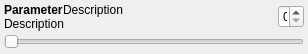
<?xml version="1.0" encoding="UTF-8"?>
<ui version="4.0">
 <class>ParameterEntryWidget</class>
 <widget class="QWidget" name="ParameterEntryWidget">
  <property name="geometry">
   <rect>
    <x>0</x>
    <y>0</y>
    <width>308</width>
    <height>54</height>
   </rect>
  </property>
  <property name="sizePolicy">
   <sizepolicy hsizetype="Maximum" vsizetype="Maximum">
    <horstretch>0</horstretch>
    <verstretch>0</verstretch>
   </sizepolicy>
  </property>
  <property name="minimumSize">
   <size>
    <width>0</width>
    <height>0</height>
   </size>
  </property>
  <property name="windowTitle">
   <string>Form</string>
  </property>
  <layout class="QGridLayout" name="gridLayout">
   <property name="leftMargin">
    <number>4</number>
   </property>
   <property name="topMargin">
    <number>0</number>
   </property>
   <property name="rightMargin">
    <number>4</number>
   </property>
   <property name="bottomMargin">
    <number>0</number>
   </property>
   <property name="spacing">
    <number>0</number>
   </property>
   <item row="2" column="0">
    <widget class="QStackedWidget" name="stackedWidgetBelow">
     <property name="enabled">
      <bool>true</bool>
     </property>
     <property name="sizePolicy">
      <sizepolicy hsizetype="MinimumExpanding" vsizetype="Maximum">
       <horstretch>0</horstretch>
       <verstretch>0</verstretch>
      </sizepolicy>
     </property>
     <property name="lineWidth">
      <number>0</number>
     </property>
     <property name="currentIndex">
      <number>0</number>
     </property>
     <widget class="QWidget" name="pageSlider">
      <property name="sizePolicy">
       <sizepolicy hsizetype="Maximum" vsizetype="Maximum">
        <horstretch>0</horstretch>
        <verstretch>0</verstretch>
       </sizepolicy>
      </property>
      <layout class="QGridLayout" name="gridLayout_3">
       <property name="leftMargin">
        <number>0</number>
       </property>
       <property name="topMargin">
        <number>0</number>
       </property>
       <property name="rightMargin">
        <number>0</number>
       </property>
       <property name="bottomMargin">
        <number>0</number>
       </property>
       <property name="spacing">
        <number>0</number>
       </property>
       <item row="0" column="0">
        <widget class="QSlider" name="slider">
         <property name="sizePolicy">
          <sizepolicy hsizetype="Expanding" vsizetype="Maximum">
           <horstretch>0</horstretch>
           <verstretch>0</verstretch>
          </sizepolicy>
         </property>
         <property name="orientation">
          <enum>Qt::Horizontal</enum>
         </property>
        </widget>
       </item>
      </layout>
     </widget>
     <widget class="QWidget" name="pageComboBox">
      <property name="sizePolicy">
       <sizepolicy hsizetype="MinimumExpanding" vsizetype="Ignored">
        <horstretch>0</horstretch>
        <verstretch>0</verstretch>
       </sizepolicy>
      </property>
      <layout class="QGridLayout" name="gridLayout_4">
       <property name="leftMargin">
        <number>0</number>
       </property>
       <property name="topMargin">
        <number>0</number>
       </property>
       <property name="rightMargin">
        <number>0</number>
       </property>
       <property name="bottomMargin">
        <number>0</number>
       </property>
       <property name="spacing">
        <number>0</number>
       </property>
       <item row="0" column="0">
        <widget class="QComboBox" name="comboBox">
         <property name="sizePolicy">
          <sizepolicy hsizetype="Minimum" vsizetype="Maximum">
           <horstretch>0</horstretch>
           <verstretch>0</verstretch>
          </sizepolicy>
         </property>
        </widget>
       </item>
      </layout>
     </widget>
     <widget class="QWidget" name="pageText">
      <property name="sizePolicy">
       <sizepolicy hsizetype="Preferred" vsizetype="Ignored">
        <horstretch>0</horstretch>
        <verstretch>0</verstretch>
       </sizepolicy>
      </property>
      <layout class="QGridLayout" name="gridLayout_5">
       <property name="leftMargin">
        <number>0</number>
       </property>
       <property name="topMargin">
        <number>0</number>
       </property>
       <property name="rightMargin">
        <number>0</number>
       </property>
       <property name="bottomMargin">
        <number>0</number>
       </property>
       <property name="spacing">
        <number>0</number>
       </property>
       <item row="1" column="0">
        <widget class="QLineEdit" name="lineEdit">
         <property name="enabled">
          <bool>true</bool>
         </property>
         <property name="sizePolicy">
          <sizepolicy hsizetype="Expanding" vsizetype="Maximum">
           <horstretch>0</horstretch>
           <verstretch>0</verstretch>
          </sizepolicy>
         </property>
         <property name="autoFillBackground">
          <bool>true</bool>
         </property>
         <property name="text">
          <string/>
         </property>
         <property name="frame">
          <bool>true</bool>
         </property>
        </widget>
       </item>
      </layout>
     </widget>
     <widget class="QWidget" name="pageVector">
      <property name="sizePolicy">
       <sizepolicy hsizetype="Preferred" vsizetype="Ignored">
        <horstretch>0</horstretch>
        <verstretch>0</verstretch>
       </sizepolicy>
      </property>
      <layout class="QGridLayout" name="gridLayout_2">
       <property name="leftMargin">
        <number>0</number>
       </property>
       <property name="topMargin">
        <number>0</number>
       </property>
       <property name="rightMargin">
        <number>0</number>
       </property>
       <property name="bottomMargin">
        <number>4</number>
       </property>
       <property name="spacing">
        <number>0</number>
       </property>
       <item row="0" column="1">
        <widget class="QDoubleSpinBox" name="doubleSpinBox2">
         <property name="sizePolicy">
          <sizepolicy hsizetype="Minimum" vsizetype="Maximum">
           <horstretch>0</horstretch>
           <verstretch>0</verstretch>
          </sizepolicy>
         </property>
         <property name="alignment">
          <set>Qt::AlignRight|Qt::AlignTrailing|Qt::AlignVCenter</set>
         </property>
         <property name="correctionMode">
          <enum>QAbstractSpinBox::CorrectToNearestValue</enum>
         </property>
         <property name="decimals">
          <number>0</number>
         </property>
         <property name="maximum">
          <double>1000.000000000000000</double>
         </property>
        </widget>
       </item>
       <item row="0" column="0">
        <widget class="QDoubleSpinBox" name="doubleSpinBox1">
         <property name="sizePolicy">
          <sizepolicy hsizetype="Minimum" vsizetype="Maximum">
           <horstretch>0</horstretch>
           <verstretch>0</verstretch>
          </sizepolicy>
         </property>
         <property name="alignment">
          <set>Qt::AlignRight|Qt::AlignTrailing|Qt::AlignVCenter</set>
         </property>
         <property name="correctionMode">
          <enum>QAbstractSpinBox::CorrectToNearestValue</enum>
         </property>
         <property name="decimals">
          <number>0</number>
         </property>
         <property name="maximum">
          <double>1000.000000000000000</double>
         </property>
        </widget>
       </item>
       <item row="0" column="2">
        <widget class="QDoubleSpinBox" name="doubleSpinBox3">
         <property name="sizePolicy">
          <sizepolicy hsizetype="Minimum" vsizetype="Maximum">
           <horstretch>0</horstretch>
           <verstretch>0</verstretch>
          </sizepolicy>
         </property>
         <property name="alignment">
          <set>Qt::AlignRight|Qt::AlignTrailing|Qt::AlignVCenter</set>
         </property>
         <property name="correctionMode">
          <enum>QAbstractSpinBox::CorrectToNearestValue</enum>
         </property>
         <property name="decimals">
          <number>0</number>
         </property>
         <property name="maximum">
          <double>1000.000000000000000</double>
         </property>
        </widget>
       </item>
       <item row="0" column="4">
        <spacer name="horizontalSpacer">
         <property name="orientation">
          <enum>Qt::Horizontal</enum>
         </property>
         <property name="sizeHint" stdset="0">
          <size>
           <width>40</width>
           <height>5</height>
          </size>
         </property>
        </spacer>
       </item>
       <item row="0" column="3">
        <widget class="QDoubleSpinBox" name="doubleSpinBox4">
         <property name="sizePolicy">
          <sizepolicy hsizetype="Minimum" vsizetype="Maximum">
           <horstretch>0</horstretch>
           <verstretch>0</verstretch>
          </sizepolicy>
         </property>
         <property name="alignment">
          <set>Qt::AlignRight|Qt::AlignTrailing|Qt::AlignVCenter</set>
         </property>
         <property name="correctionMode">
          <enum>QAbstractSpinBox::CorrectToNearestValue</enum>
         </property>
         <property name="decimals">
          <number>0</number>
         </property>
         <property name="maximum">
          <double>1000.000000000000000</double>
         </property>
        </widget>
       </item>
      </layout>
     </widget>
    </widget>
   </item>
   <item row="1" column="0">
    <layout class="QHBoxLayout" name="horizontalLayout">
     <property name="spacing">
      <number>0</number>
     </property>
     <item>
      <layout class="QFormLayout" name="formLayout">
       <property name="horizontalSpacing">
        <number>0</number>
       </property>
       <property name="verticalSpacing">
        <number>0</number>
       </property>
       <property name="topMargin">
        <number>0</number>
       </property>
       <property name="bottomMargin">
        <number>0</number>
       </property>
       <item row="0" column="0">
        <widget class="QLabel" name="labelParameter">
         <property name="sizePolicy">
          <sizepolicy hsizetype="Minimum" vsizetype="Preferred">
           <horstretch>0</horstretch>
           <verstretch>0</verstretch>
          </sizepolicy>
         </property>
         <property name="font">
          <font>
           <weight>75</weight>
           <bold>true</bold>
          </font>
         </property>
         <property name="lineWidth">
          <number>0</number>
         </property>
         <property name="text">
          <string>Parameter</string>
         </property>
         <property name="textFormat">
          <enum>Qt::PlainText</enum>
         </property>
         <property name="wordWrap">
          <bool>false</bool>
         </property>
        </widget>
       </item>
       <item row="1" column="0" colspan="2">
        <widget class="QLabel" name="labelDescription">
         <property name="sizePolicy">
          <sizepolicy hsizetype="Minimum" vsizetype="Preferred">
           <horstretch>0</horstretch>
           <verstretch>0</verstretch>
          </sizepolicy>
         </property>
         <property name="lineWidth">
          <number>0</number>
         </property>
         <property name="text">
          <string>Description</string>
         </property>
         <property name="textFormat">
          <enum>Qt::PlainText</enum>
         </property>
         <property name="wordWrap">
          <bool>true</bool>
         </property>
        </widget>
       </item>
       <item row="0" column="1">
        <widget class="QLabel" name="labelInline">
         <property name="sizePolicy">
          <sizepolicy hsizetype="Ignored" vsizetype="Preferred">
           <horstretch>0</horstretch>
           <verstretch>0</verstretch>
          </sizepolicy>
         </property>
         <property name="lineWidth">
          <number>0</number>
         </property>
         <property name="text">
          <string>Description</string>
         </property>
         <property name="textFormat">
          <enum>Qt::PlainText</enum>
         </property>
        </widget>
       </item>
      </layout>
     </item>
     <item>
      <widget class="QStackedWidget" name="stackedWidgetRight">
       <property name="sizePolicy">
        <sizepolicy hsizetype="Maximum" vsizetype="Maximum">
         <horstretch>0</horstretch>
         <verstretch>0</verstretch>
        </sizepolicy>
       </property>
       <property name="lineWidth">
        <number>0</number>
       </property>
       <property name="currentIndex">
        <number>1</number>
       </property>
       <widget class="QWidget" name="pageCheckBox">
        <property name="sizePolicy">
         <sizepolicy hsizetype="Maximum" vsizetype="Maximum">
          <horstretch>0</horstretch>
          <verstretch>0</verstretch>
         </sizepolicy>
        </property>
        <layout class="QGridLayout">
         <property name="leftMargin">
          <number>0</number>
         </property>
         <property name="topMargin">
          <number>0</number>
         </property>
         <property name="rightMargin">
          <number>0</number>
         </property>
         <property name="bottomMargin">
          <number>0</number>
         </property>
         <property name="spacing">
          <number>0</number>
         </property>
         <item row="0" column="0">
          <widget class="QCheckBox" name="checkBox">
           <property name="sizePolicy">
            <sizepolicy hsizetype="Maximum" vsizetype="Maximum">
             <horstretch>0</horstretch>
             <verstretch>0</verstretch>
            </sizepolicy>
           </property>
           <property name="layoutDirection">
            <enum>Qt::RightToLeft</enum>
           </property>
           <property name="styleSheet">
            <string notr="true">QCheckBox::indicator {
width: 20px;
height: 20px;
}</string>
           </property>
           <property name="text">
            <string/>
           </property>
          </widget>
         </item>
        </layout>
       </widget>
       <widget class="QWidget" name="pageSpin">
        <property name="sizePolicy">
         <sizepolicy hsizetype="Ignored" vsizetype="Maximum">
          <horstretch>0</horstretch>
          <verstretch>0</verstretch>
         </sizepolicy>
        </property>
        <layout class="QGridLayout">
         <property name="leftMargin">
          <number>0</number>
         </property>
         <property name="topMargin">
          <number>0</number>
         </property>
         <property name="rightMargin">
          <number>0</number>
         </property>
         <property name="bottomMargin">
          <number>0</number>
         </property>
         <property name="spacing">
          <number>0</number>
         </property>
         <item row="0" column="0">
          <widget class="QDoubleSpinBox" name="doubleSpinBox">
           <property name="sizePolicy">
            <sizepolicy hsizetype="Maximum" vsizetype="Maximum">
             <horstretch>0</horstretch>
             <verstretch>0</verstretch>
            </sizepolicy>
           </property>
           <property name="alignment">
            <set>Qt::AlignRight|Qt::AlignTrailing|Qt::AlignVCenter</set>
           </property>
           <property name="correctionMode">
            <enum>QAbstractSpinBox::CorrectToNearestValue</enum>
           </property>
           <property name="decimals">
            <number>0</number>
           </property>
           <property name="maximum">
            <double>1000.000000000000000</double>
           </property>
          </widget>
         </item>
        </layout>
       </widget>
      </widget>
     </item>
    </layout>
   </item>
  </layout>
 </widget>
 <tabstops>
  <tabstop>doubleSpinBox1</tabstop>
  <tabstop>doubleSpinBox2</tabstop>
  <tabstop>doubleSpinBox3</tabstop>
  <tabstop>doubleSpinBox4</tabstop>
  <tabstop>slider</tabstop>
  <tabstop>comboBox</tabstop>
  <tabstop>lineEdit</tabstop>
 </tabstops>
 <resources/>
 <connections/>
</ui>
